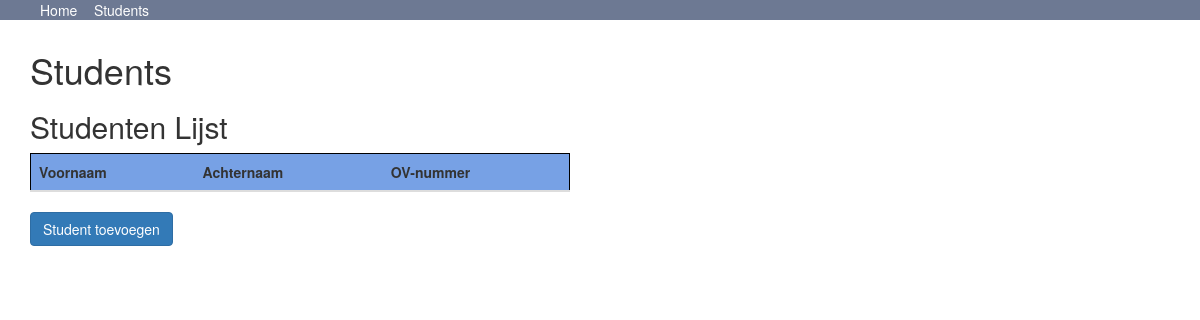
Before: /students/list.php with the older database file.
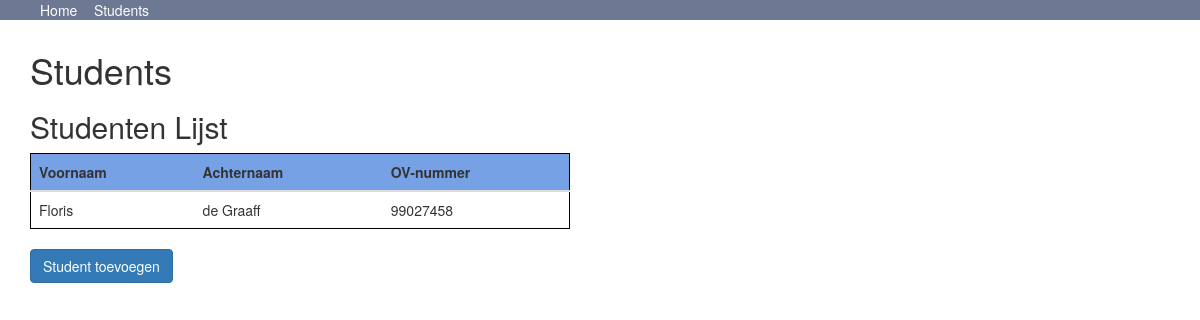
After: the same page with the newer database file.
### tables this page shows
CREATE TABLE `student` (
  `id` int(11) NOT NULL,
  `first_name` varchar(50) DEFAULT NULL,
  `last_name` varchar(50) DEFAULT NULL,
  `ov_number` int(10) DEFAULT NULL
);

### students/list.php (the view, shortened to what this page needs)
<!DOCTYPE html>
<html>
<?php
require_once('../assets/head.php');
require_once('../connection.php');
 ?>
  <body>
    <?php require_once('../assets/header.php'); ?>
    <div class="container">
      <div class="row col-md-6">
        <h1>Students</h1>
        <h2>Studenten Lijst</h2>
        <div class='table-responsive'>
           <table class="table">
             <thead>
               <tr>
                 <th>Voornaam</th>
                 <th>Achternaam</th>
                 <th>OV-nummer</th>
               </tr>
             </thead>
             <tbody>
               <?php foreach ($dbh->query('SELECT * FROM student') as $student):?>
              <tr>
                <td><?= $student['first_name']?></td>
                <td><?= $student['last_name']?></td>
                <td><?= $student['ov_number']?></td>
              </tr>
              <?php endforeach; ?>
             </tbody>
           </table>
         </div>
           <a href="add.php" class="btn btn-primary" role="button">Student toevoegen</a>
       </div>
     </div>
  </body>
</html>

Changed rows visible on the page:
added student: first_name "Floris", last_name "de Graaff", ov_number "99027458"
